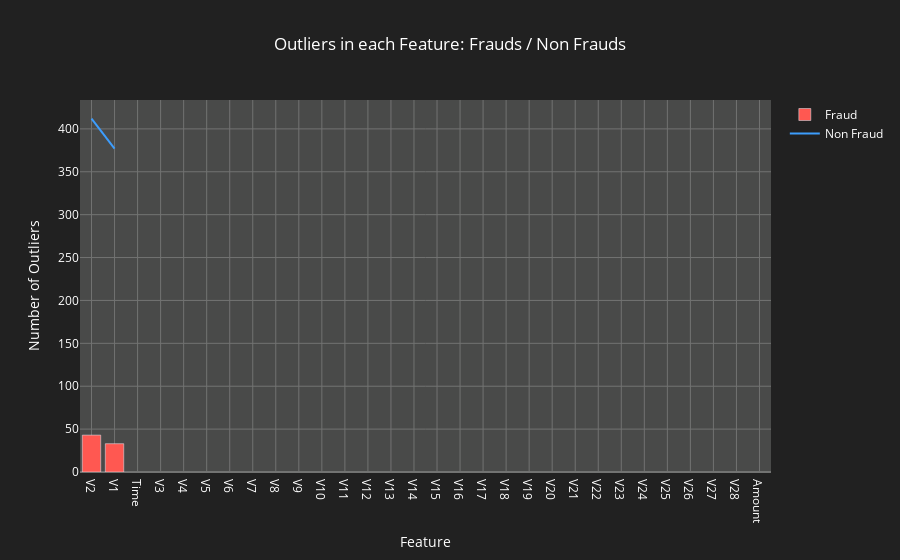

Notebook source saved alongside this figure:
### Code cell
# Creating dataframe to help get data easily for the plot
ol_df2 = pd.DataFrame(count, columns=['Class 0', 'Class 1'], index=df_eda.iloc[:, :-2].columns).sort_values(by='Class 1', ascending=False)

fig = go.Figure()
fig.add_trace(go.Bar(x=ol_df2.index, y=ol_df2['Class 1'], marker_color=colors[0], name="Fraud"))
fig.add_trace(go.Scatter(x=ol_df2.index, y=ol_df2['Class 0'], marker_color=colors[1], name="Non Fraud"))

fig.update_layout(title="Outliers in each Feature: Frauds / Non Frauds", title_x=0.5, plot_bgcolor=colors[3], paper_bgcolor=colors[4], font_color=colors[5], xaxis_title="Feature", yaxis_title="Number of Outliers")
fig.update_xaxes(gridcolor=colors[6], zerolinecolor=colors[6])
fig.update_yaxes(gridcolor=colors[6], zerolinecolor=colors[6])

### Figure 1 — Plotly figure (JSON) as saved in the notebook; plotly's stock layout.template omitted (floating-point values rounded to 4 significant figures)
{"data": [{"marker": {"color": "#FF5851"}, "name": "Fraud", "x": ["V2", "V1", "Time", "V3", "V4", "V5", "V6", "V7", "V8", "V9", "V10", "V11", "V12", "V13", "V14", "V15", "V16", "V17", "V18", "V19", "V20", "V21", "V22", "V23", "V24", "V25", "V26", "V27", "V28", "Amount"], "y": [43, 33, null, null, null, null, null, null, null, null, null, null, null, null, null, null, null, null, null, null, null, null, null, null, null, null, null, null, null, null], "type": "bar"}, {"marker": {"color": "#3d9dfc"}, "name": "Non Fraud", "x": ["V2", "V1", "Time", "V3", "V4", "V5", "V6", "V7", "V8", "V9", "V10", "V11", "V12", "V13", "V14", "V15", "V16", "V17", "V18", "V19", "V20", "V21", "V22", "V23", "V24", "V25", "V26", "V27", "V28", "Amount"], "y": [412, 377, null, null, null, null, null, null, null, null, null, null, null, null, null, null, null, null, null, null, null, null, null, null, null, null, null, null, null, null], "type": "scatter"}], "layout": {"title": {"text": "Outliers in each Feature: Frauds / Non Frauds", "x": 0.5}, "font": {"color": "#ffffff"}, "plot_bgcolor": "#494a49", "paper_bgcolor": "#212121", "xaxis": {"title": {"text": "Feature"}, "gridcolor": "#727372", "zerolinecolor": "#727372"}, "yaxis": {"title": {"text": "Number of Outliers"}, "gridcolor": "#727372", "zerolinecolor": "#727372"}}}
